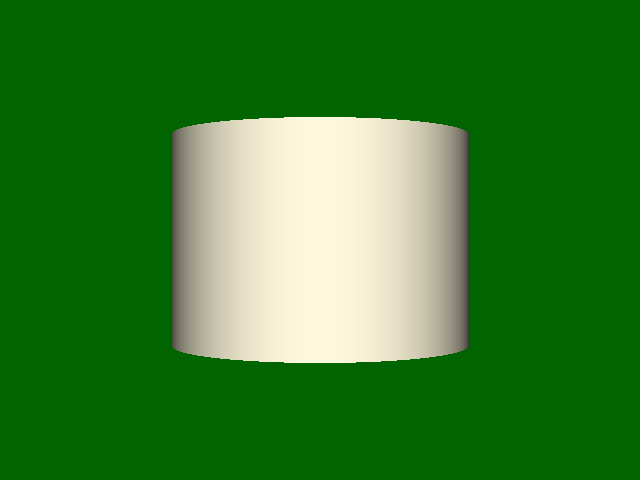

Generate this figure with Python:
#!/usr/bin/env python

# Render a high-resolution cylinder using vtkCylinderSource.

# Factory overrides: importing these modules registers the OpenGL rendering
# and interaction style implementations for vtkRenderingCore factory classes.
import vtkmodules.vtkInteractionStyle  # noqa: F401
import vtkmodules.vtkRenderingOpenGL2  # noqa: F401
# VTK pipeline classes used in this example
from vtkmodules.vtkFiltersSources import vtkCylinderSource
from vtkmodules.vtkRenderingCore import (
    vtkActor,
    vtkPolyDataMapper,
    vtkRenderWindow,
    vtkRenderWindowInteractor,
    vtkRenderer,
)

# Colors (normalized RGB)
cornsilk_rgb = (1.0, 0.973, 0.863)
dark_green_background_rgb = (0.0, 0.392, 0.0)

# Source: generate a cylinder
cylinder_source = vtkCylinderSource()
cylinder_source.SetCenter(0.0, 0.0, 0.0)
cylinder_source.SetRadius(5.0)
cylinder_source.SetHeight(7.0)
cylinder_source.SetResolution(100)

# Mapper: map cylinder geometry to graphics primitives
mapper = vtkPolyDataMapper()
mapper.SetInputConnection(cylinder_source.GetOutputPort())

# Actor: set visual properties and color
actor = vtkActor()
actor.SetMapper(mapper)
actor.GetProperty().SetColor(cornsilk_rgb)

# Renderer: assemble the scene
renderer = vtkRenderer()
renderer.AddActor(actor)
renderer.SetBackground(dark_green_background_rgb)

# Window: display the rendered scene
render_window = vtkRenderWindow()
render_window.AddRenderer(renderer)
render_window.SetWindowName("cylinder")
render_window.SetMultiSamples(0)
render_window.SetSize(640, 480)

# Interactor: handle mouse and keyboard events
render_window_interactor = vtkRenderWindowInteractor()
render_window_interactor.SetRenderWindow(render_window)

# Launch the interactive visualization
render_window_interactor.Initialize()
render_window_interactor.Start()
